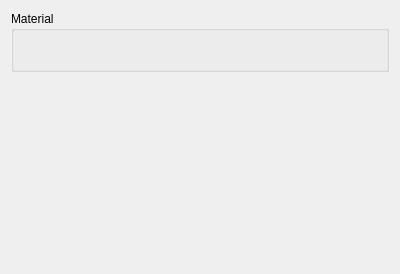
<?xml version="1.0" encoding="UTF-8"?>
<ui version="4.0">
 <class>CompositeLaminate</class>
 <widget class="QWidget" name="CompositeLaminate">
  <property name="geometry">
   <rect>
    <x>0</x>
    <y>0</y>
    <width>400</width>
    <height>274</height>
   </rect>
  </property>
  <property name="windowTitle">
   <string>Composite Laminate</string>
  </property>
  <property name="layoutDirection">
   <enum>Qt::LeftToRight</enum>
  </property>
  <layout class="QVBoxLayout" name="verticalLayout">
   <item>
    <widget class="QGroupBox" name="groupBox_desc">
     <property name="maximumSize">
      <size>
       <width>16777215</width>
       <height>1677215</height>
      </size>
     </property>
     <property name="title">
      <string>Material</string>
     </property>
     <layout class="QVBoxLayout" name="verticalLayout_5">
      <item>
       <layout class="QGridLayout" name="gridLayout_3">
        <item row="0" column="0">
         <widget class="MatGui::MaterialTreeWidget" name="wgt_resin_material_tree" native="true"/>
        </item>
        <item row="1" column="0">
         <widget class="QLabel" name="lbl_resin_material_descr">
          <property name="text">
           <string/>
          </property>
          <property name="wordWrap">
           <bool>true</bool>
          </property>
         </widget>
        </item>
       </layout>
      </item>
     </layout>
    </widget>
   </item>
   <item>
    <spacer name="verticalSpacer_2">
     <property name="orientation">
      <enum>Qt::Vertical</enum>
     </property>
     <property name="sizeHint" stdset="0">
      <size>
       <width>20</width>
       <height>40</height>
      </size>
     </property>
    </spacer>
   </item>
  </layout>
 </widget>
 <customwidgets>
  <customwidget>
   <class>MatGui::MaterialTreeWidget</class>
   <extends>QWidget</extends>
   <header>Mod/Material/Gui/MaterialTreeWidget.h</header>
  </customwidget>
 </customwidgets>
 <resources/>
 <connections/>
</ui>
